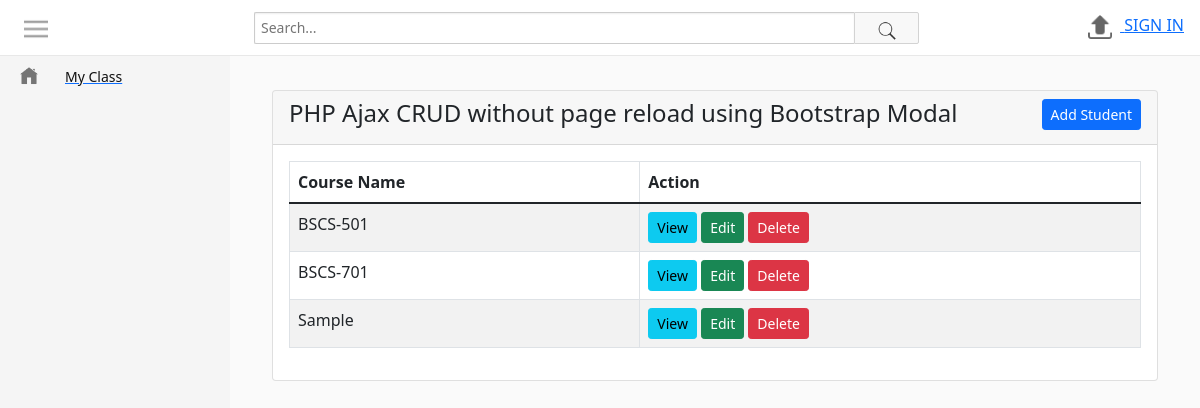
/s_course.php, run on the app's committed database.
### tables this page shows
CREATE TABLE `course` (
  `course_id` int(11) NOT NULL,
  `course_name` varchar(100) NOT NULL,
  `creationDate` datetime DEFAULT current_timestamp()
);

### s_course.php (the view, shortened to what this page needs)
<?php require_once('includes/teacherHeader.php');?>
<!doctype html>
<html lang="en">
  <head>
    <link href="https://cdn.jsdelivr.net/npm/bootstrap@5.1.3/dist/css/bootstrap.min.css" rel="stylesheet">
    <link rel="stylesheet" href="//cdn.jsdelivr.net/npm/alertifyjs@1.13.1/build/css/alertify.min.css"/>
</head>
<body>
<div class="container mt-4">
    <div class="row">
        <div class="col-md-12">
            <div class="card">
                <div class="card-header">
                    <h4>PHP Ajax CRUD without page reload using Bootstrap Modal
                        <button type="button" class="btn btn-sm btn-primary float-end" data-bs-toggle="modal"
                            data-bs-target="#studentAddModal">
                            Add Student
                        </button>
                    </h4>
                </div>
                <div class="card-body">
                    <table id="myTable" class="table table-bordered table-striped">
                        <thead>
                            <tr>
                                <th>Course Name</th>
                                <th>Action</th>
                            </tr>
                        </thead>
                        <tbody>
                            <?php
                                $query = $con->prepare("SELECT * FROM course");
                                $query->execute();
                                if($query->rowCount() > 0)
                                {
                                    while($course = $query->fetch(PDO::FETCH_ASSOC)){
                                        ?>
                                            <tr>
                                                <td><?= $course['course_name'] ?></td>
                                                <td>
                                                    <button type="button" value="<?=$course['course_id'];?>" class="viewStudentBtn btn btn-info btn-sm">View</button>
                                                    <button type="button" value="<?=$course['course_id'];?>"
                                                        class="editStudentBtn btn btn-success btn-sm"
                                                        >Edit</button>
                                                    <button type="button" value="<?=$course['course_id'];?>" class="deleteStudentBtn btn btn-danger btn-sm">Delete</button>
                                                </td>
                                            </tr>
                                        <?php
                                    }
                                }
                            ?>
                        </tbody>
                    </table>
                </div>
            </div>
        </div>
    </div>
</div>

### assets/css/style.css (style rules this page uses)
html, body { height: 100%; padding: 0; margin: 0; }

### data on the page
course: course_name "BSCS-501", $course['course_id'] 1 (drawn)
course: course_name "BSCS-701", $course['course_id'] 2 (drawn)
course: course_name "Sample", $course['course_id'] 15 (drawn)

### other printed values
$text "My Class"
